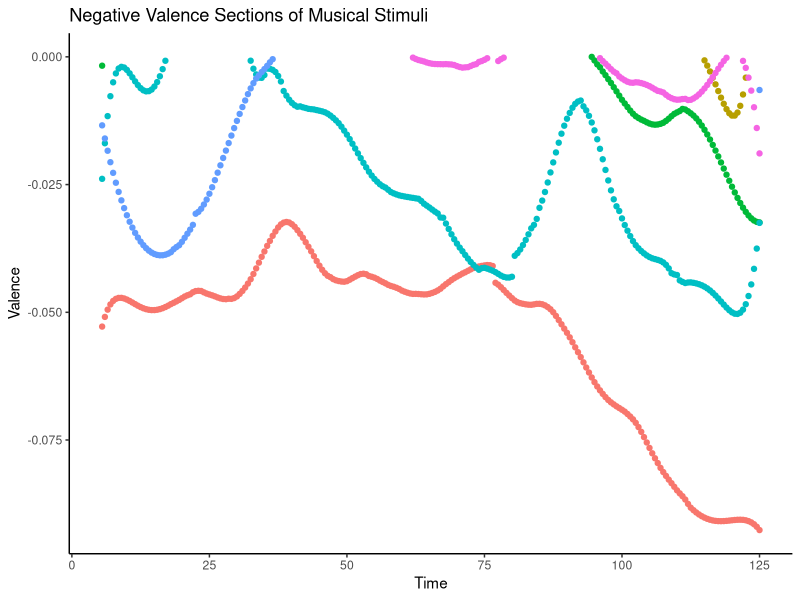
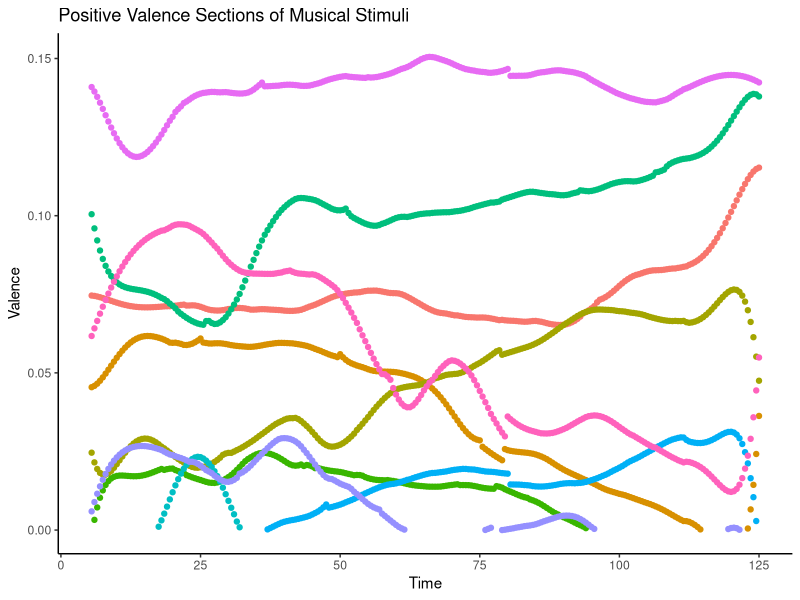

Here is the R script that generated these plots, in order: (Note: this script raises an error after producing the figures.)
## ---- chunk 1
library(tidyverse)
library(forcats)
install.packages("zoo")
library(zoo)
## ---- chunk 2
data <- read.csv("../stimuli/sachs/SourceData_1.csv")

data$song <- gsub("^stimuli/", "", data$song)

# actual time in song is +5 from data
data$second <- data$second + 5

neg_portions <- data %>%
  subset(valence_filt < 0) %>%
  select(c("song", "song.1", "second", "valence_filt","arousal_filt"))

ggplot(data=neg_portions,
       aes(x = second, y = valence_filt)) +
theme_classic() +
  geom_point(aes(color = song)) +
  labs(title = "Negative Valence Sections of Musical Stimuli", x = "Time", y = "Valence") +
  theme(legend.position = "none") #uncomment this for a clearer timing est

pos_portions <- data %>%
  subset(valence_filt > 0) %>%
  select(c("song", "song.1", "second", "valence_filt","arousal_filt"))

ggplot(data=pos_portions,
       aes(x = second, y = valence_filt)) +
theme_classic() +
  labs(title = "Positive Valence Sections of Musical Stimuli", x = "Time", y = "Valence") +
  geom_point(aes(color = song)) +
  theme(legend.position = "none") #uncomment this for a clearer timing est

## ---- chunk 3
# Read stimulus tracking data
stimulus_tracking <- read.csv("../stimuli/sachs/stims_v2/Final Stimuli Labeled.csv")

# Function to process data and generate two plots
process_data <- function(portions_file, tracking_file) {
  stimulus_tracking$start.time <- as.numeric(stimulus_tracking$start.time)
  stimulus_tracking$end.time <- as.numeric(stimulus_tracking$end.time)

  # Merge to get start and end valence/arousal for each stimulus
  extracted_sections <- stimulus_tracking %>%
    left_join(data, by = c("original.song" = "song", "start.time" = "second")) %>%
    rename(Valence_Start = valence_filt, Arousal_Start = arousal_filt) %>%
    left_join(data, by = c("original.song" = "song", "end.time" = "second")) %>%
    rename(Valence_End = valence_filt, Arousal_End = arousal_filt) %>%
    select(original.song, file.name, Final.Label, Valence_Start, Arousal_Start, Valence_End, Arousal_End)

  # Create a long-format dataframe for plotting
  plot_data <- extracted_sections %>%
    pivot_longer(cols = c(Valence_Start, Valence_End, Arousal_Start, Arousal_End),
                 names_to = c("Metric", "Type"),
                 names_pattern = "(.*)_(.*)") %>%
    pivot_wider(names_from = Metric, values_from = value)

  # Set shapes for start and end
  plot_data$Shape <- ifelse(plot_data$Type == "Start", 15, 17)  # Square for start, triangle for end

  # Define colors for different final.label categories
  colors <- c("red", "blue", "green", "purple")
  
  # 1st plot: Color-coded by `final.label`
  color_plot <- ggplot(plot_data, aes(x = Valence, y = Arousal, group = file.name, color = Final.Label)) +
    geom_point(aes(shape = Type), size = 4) +
    geom_line(size = 1) +
    scale_shape_manual(values = c("Start" = 15, "End" = 17), name = "Time") +  # Square and Triangle
    scale_color_manual(values = colors, name = "Final Category") +
    theme_classic()+
    theme(axis.title = element_text(size = 30),
          axis.text = element_text(size = 28),
          panel.grid = element_blank(),
          legend.title = element_text(size = 24),
          legend.text = element_text(size = 22)) +
    geom_hline(yintercept = 0, linetype = "dotted", color = "red") +
    geom_vline(xintercept = 0, linetype = "dotted", color = "red") +
    labs(x = "Normed Valence Rating", y = "Normed Arousal Rating")

  # 2nd plot: Black and white version
  bw_plot <- ggplot(plot_data, aes(x = Valence, y = Arousal, group = file.name)) +
    geom_point(aes(shape = factor(Type)), size = 4, color = "black") +
    geom_line(size = 1, color = "black") +
    scale_shape_manual(values = c("Start" = 15, "End" = 17), name = "Time") +  # Square and Triangle
    theme_classic() +
    theme(axis.title = element_text(size = 30),
          axis.text = element_text(size = 28),
          panel.grid = element_blank(),
          legend.title = element_text(size = 24),
          legend.text = element_text(size = 22)) +
    geom_hline(yintercept = 0, linetype = "dotted", color = "red") +
    geom_vline(xintercept = 0, linetype = "dotted", color = "red") +
    labs(x = "Normed Valence Rating", y = "Normed Arousal Rating")

  # Save plots
  ggsave("Color_Coded_Stimuli.png", plot = color_plot, width = 12, height = 12, dpi = 1000)
  ggsave("Black_White_Stimuli.png", plot = bw_plot, width = 12, height = 12, dpi = 1000)

  return(list(Color_Plot = color_plot, BW_Plot = bw_plot))
}

# Example usage
result <- process_data(data, stimulus_tracking)
## ---- chunk 4
ggplot(data=data,
       aes(x = second, y = valence_filt)) +
theme_classic() +
  geom_hline(yintercept=0,color="red",linetype="dashed")+
  geom_smooth(aes(color=song)) +
  #labs(title = "Negative Valence Sections of Musical Stimuli", x = "Time", y = "Valence") +
  theme(legend.position = "none")

#stim that don't transition valence: 
#2,4,8,9,10

#stim that don't transition arousal: 
#3,7
